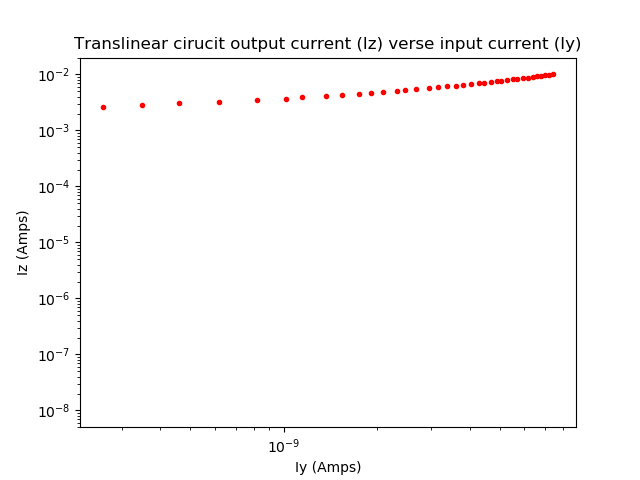

The Python source for this figure:


# Simple I-V Graph
import numpy as np
import math
import matplotlib.pyplot as plt
from scipy.optimize import curve_fit
from scipy import stats

# Importing Data
#100 Ohm
I_yTemp = open('exp2/ix1-source/Iy.txt', 'r').read().split()
I_zTemp = open('exp2/ix1-source/Iz.txt', 'r').read().split()

I_y = []
I_z = []

i = 0
for x in I_yTemp:
    I_yVal = float(x)
    I_zVal = float(I_zTemp[i])
    I_y.append(I_yVal)
    I_z.append(I_zVal)
    i = i + 1


# Setting up plot
title = "Translinear cirucit output current (Iz) verse input current (Iy)"
yLabel = "Iz (Amps)"
xLabel = "Iy (Amps)"


# Plotting Data

Data1 = plt.loglog(I_z, I_y, 'ro', markersize=3, label="Ix = 1e^-6")

plt.xlabel(xLabel)
plt.ylabel(yLabel)
plt.title(title)
plt.savefig('Exp2_Ix1_Source.png', format='png')
plt.show()


#
